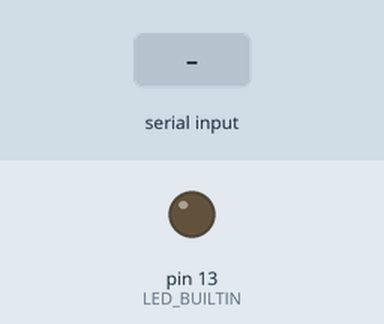
Simulated run of this sketch. Board: Arduino Uno, built with avr-gcc and run on an emulated ATmega328P. On the bench: output pins drawn as LEDs (lit = HIGH). Inputs (shaded band) come from the test bench.

Above: at 1.2 s.
1.3 s: "1" received over Serial
At 2.3 s:
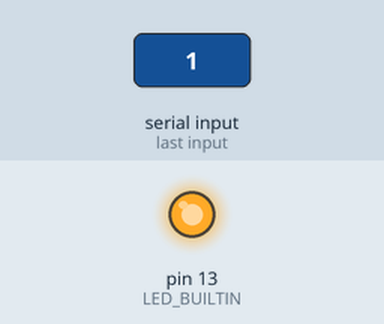
2.8 s: "0" received over Serial
At 3.5 s:
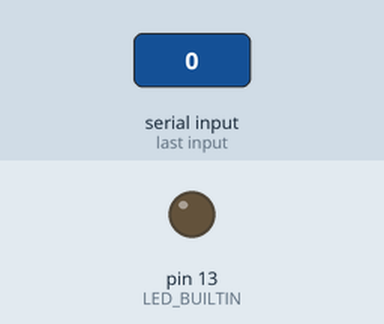
Timing chart, 0 to 5.8 s (numbered marks = the images above; inputs shaded):
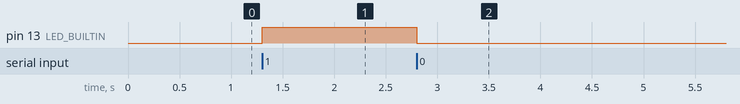

The sketch:

testmqttnano.ino
```cpp
#include <SoftwareSerial.h>

// Konfigurasi koneksi serial
SoftwareSerial espSerial(2, 3); // RX, TX

void setup() {
  Serial.begin(9600);
  pinMode(LED_BUILTIN,OUTPUT);
}

void loop() {
  if(Serial.available()){
    char ser=Serial.read();

    switch (ser){
      case '0':
        digitalWrite(LED_BUILTIN,LOW);
        break;
      case '1':
        digitalWrite(LED_BUILTIN,HIGH);
        break;
    }
  }
}
```

Measured:
- after the input at 1.3 s, pin 13 (LED_BUILTIN): LOW → HIGH at once
- after the input at 2.8 s, pin 13 (LED_BUILTIN): HIGH → LOW at once
